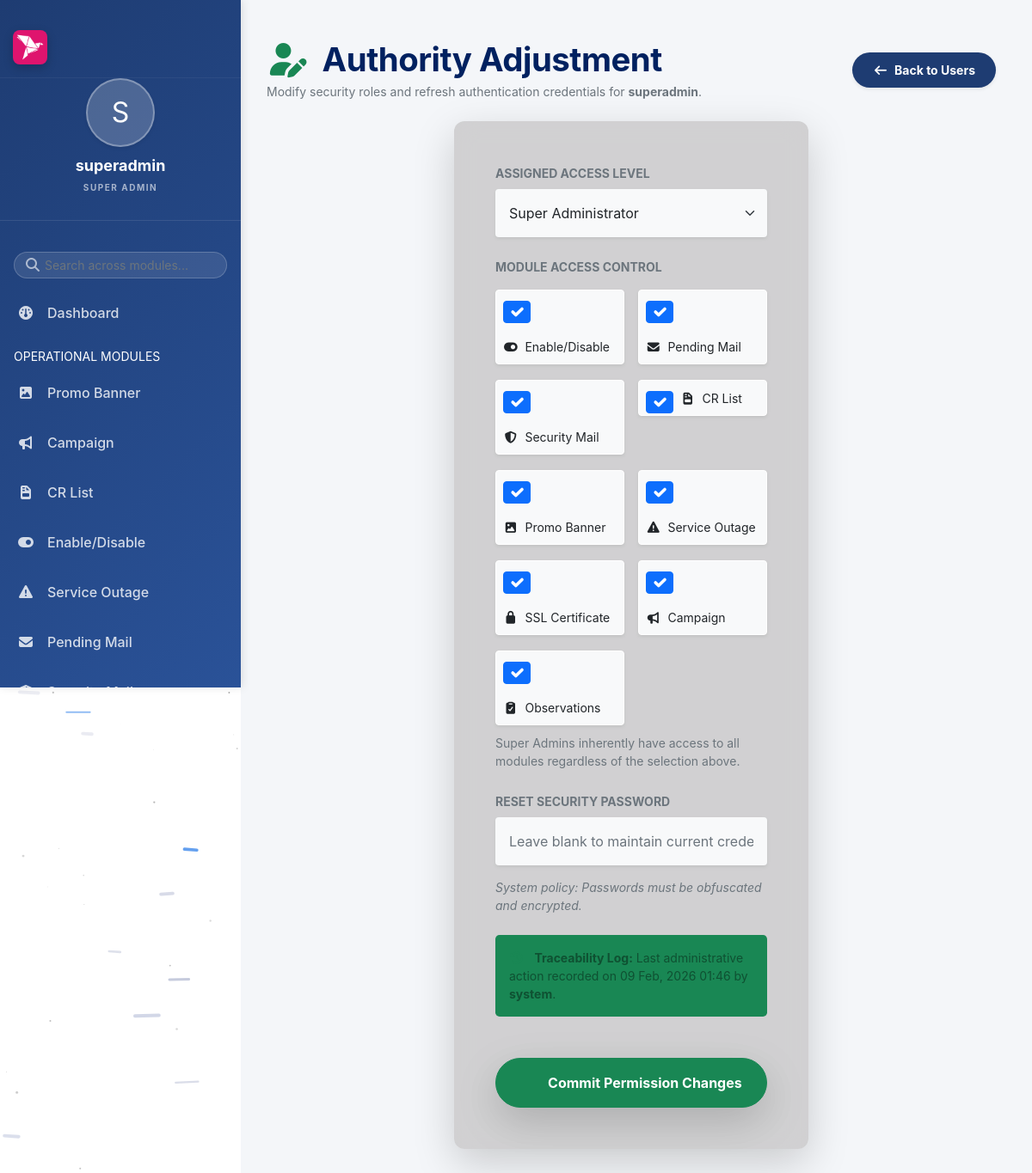
/main/modules/users/edit_user.php?id=1 (signed in), run on the app's committed database.
### tables this page shows
CREATE TABLE `users` (
  `id` int(11) NOT NULL,
  `username` varchar(50) NOT NULL,
  `password` varchar(255) NOT NULL,
  `role` enum('super_admin','admin','l1','l2') NOT NULL,
  `created_at` timestamp NOT NULL DEFAULT current_timestamp(),
  `allowed_modules` text DEFAULT NULL,
  `created_by` varchar(50) DEFAULT 'system',
  `edited_by` varchar(50) DEFAULT NULL,
  `edited_at` timestamp NULL DEFAULT NULL
);

### main/modules/users/edit_user.php (the view, shortened to what this page needs)
<?php
include_once INCLUDES_PATH . '/auth_check.php';
$id = isset($_GET['id']) ? (int)$_GET['id'] : 0;
$stmt_fetch = mysqli_prepare($conn, "SELECT * FROM users WHERE id = ?");
mysqli_stmt_bind_param($stmt_fetch, "i", $id);
mysqli_stmt_execute($stmt_fetch);
$result = mysqli_stmt_get_result($stmt_fetch);
$user = mysqli_fetch_assoc($result);
?>
<!DOCTYPE html>
<html lang="en">
<head>
    <link href="https://cdn.jsdelivr.net/npm/bootstrap@5.0.2/dist/css/bootstrap.min.css" rel="stylesheet">
    <link rel="stylesheet" href="https://cdnjs.cloudflare.com/ajax/libs/font-awesome/7.0.1/css/all.min.css">
    <link rel="stylesheet" href="<?= ASSETS_URL ?>/css/style.css">
</head>
<body>
    <div class="dashboard-container">
        <?php include INCLUDES_PATH . '/sidebar.php'; ?>
        <div class="main-content">
            <div class="container-fluid ps-0 mt-3">
                <div class="d-flex justify-content-between align-items-center mb-4">
                    <div>
                        <h1 class="view-header fw-bold mb-1"><i class="fa-solid fa-user-pen text-success me-2"></i> Authority Adjustment</h1>
                        <p class="text-muted small mb-0">Modify security roles and refresh authentication credentials for <b><?php echo htmlspecialchars($user['username']); ?></b>.</p>
                    </div>
                    <a href="manage.php" class="btn btn-primary btn-sm rounded-pill px-4 shadow-sm fw-bold">
                        <i class="fa-solid fa-arrow-left me-1"></i> Back to Users
                    </a>
                </div>
                <div class="row justify-content-center">
                    <div class="col-md-8 col-lg-6">
                        <div class="glass-card p-5 shadow-lg border-0">
                            <form method="POST">
                                <div class="mb-4">
                                    <label class="form-label small fw-bold text-muted text-uppercase">Assigned Access Level</label>
                                    <select name="role" class="form-select bg-light border-0 shadow-sm p-3">
                                        <option value="super_admin" <?php if ($user['role'] == 'super_admin') echo 'selected'; ?>>Super Administrator</option>
                                    </select>
                                </div>
                                <div class="mb-4">
                                    <label class="form-label small fw-bold text-muted text-uppercase mb-3 d-block">Module Access Control</label>
                                    <div class="row g-3">
                                        <?php
                                        $available_modules = [
                                            'Enable/Disable' => 'fa-toggle-on',
                                            'Pending Mail' => 'fa-envelope',
                                            'Security Mail' => 'fa-shield-halved',
                                            'CR List' => 'fa-file-invoice',
                                            'Promo Banner' => 'fa-image',
                                            'Service Outage' => 'fa-triangle-exclamation',
                                            'SSL Certificate' => 'fa-lock',
                                            'Campaign' => 'fa-bullhorn',
                                            'Observations' => 'fa-clipboard-check'
                                        ];
                                        $current_modules = !empty($user['allowed_modules']) ? explode(',', $user['allowed_modules']) : [];
                                        foreach ($available_modules as $title => $icon): ?>
                                            <div class="col-6">
                                                <div class="form-check p-2 rounded bg-light bg-opacity-50 border border-white border-opacity-20 shadow-sm">
                                                    <input class="form-check-input ms-0 me-2" type="checkbox" name="modules[]" value="<?php echo $title; ?>" id="mod_<?php echo md5($title); ?>" <?php echo in_array($title, $current_modules) ? 'checked' : ''; ?>>
                                                    <label class="form-check-label small fw-medium" style="cursor: pointer;" for="mod_<?php echo md5($title); ?>">
                                                        <i class="fa-solid <?php echo $icon; ?> me-1 opacity-75"></i> <?php echo $title; ?>
                                                    </label>
                                                </div>
                                            </div>
                                        <?php endforeach; ?>
                                    </div>
                                    <small class="text-muted mt-2 d-block">Super Admins inherently have access to all modules regardless of the selection above.</small>
                                </div>
                                <div class="mb-4">
                                    <label class="form-label small fw-bold text-muted text-uppercase">Reset Security Password</label>
                                    <div class="input-group-modern">
                                        <input type="password" name="password" class="form-control bg-light border-0 shadow-sm p-3"
                                            placeholder="Leave blank to maintain current credentials">
                                    </div>
                                    <small class="text-muted italic mt-2 d-block">System policy: Passwords must be obfuscated and encrypted.</small>
                                </div>
                                <div class="alert alert-success border-0 rounded-3 small mb-4 bg-success bg-opacity-5">
                                    <i class="fa-solid fa-clock-rotate-left me-2 text-success"></i> <b>Traceability Log:</b> Last administrative action recorded on <?php echo !empty($user['edited_at']) ? date('d M, Y H:i', strtotime($user['edited_at'])) : date('d M, Y H:i', strtotime($user['created_at'])); ?> by <b><?php echo htmlspecialchars($user['edited_by'] ?? $user['created_by'] ?? 'System'); ?></b>.
                                </div>
                                <div class="d-grid mt-5">
                                    <button type="submit" class="btn btn-success py-3 fw-bold rounded-pill shadow-lg text-white">
                                        <i class="fa-solid fa-shield-check me-2"></i> Commit Permission Changes
                                    </button>
                                </div>
                            </form>
                        </div>
                    </div>
                </div>
            </div>
        </div>
    </div>
</body>
</html>

### main/assets/css/style.css (style rules this page uses)
:root { --primary-blue: #1e3c72; --secondary-blue: #2a5298; --accent-pink: #d12053; --bg-light: #f4f6f9; --bg-dark: #121212; --glass-bg: rgba(255, 255, 255, 0.6); --glass-border: rgba(255, 255, 255, 0.3); --glass-bg-dark: rgba(30, 30, 30, 0.7); --glass-border-dark: rgba(255, 255, 255, 0.1); --text-main: #333; --text-muted: #666; --text-light: #fff; --card-shadow: 0 10px 30px rgba(0, 0, 0, 0.05); --card-shadow-hover: 0 15px 35px rgba(0, 0, 0, 0.1); --border-radius: 12px; --transition: all 0.3s cubic-bezier(0.4, 0, 0.2, 1); --bkash-pink: #df146e; --bkash-dark-pink: #d12053; --bkash-light-pink: #f48fb1; --bkash-shadow: 0 10px 25px -5px rgba(223, 20, 110, 0.3); --sidebar-logo-size: 40px; }
body { background-color: transparent !important; transition: var(--transition); position: relative; min-height: 100vh; font-family: 'Inter', -apple-system, BlinkMacSystemFont, "Segoe UI", Roboto, Helvetica, Arial, sans-serif; }
.glass-card { background: rgba(186, 183, 183, 0.6); backdrop-filter: blur(15px); -webkit-backdrop-filter: blur(15px); border: 1px solid var(--glass-border); border-radius: var(--border-radius); box-shadow: var(--card-shadow); transition: var(--transition); }
a { text-decoration: none; color: #000; }
form input, form select, form textarea { border: 1px solid #ddd; border-radius: var(--border-radius); margin-bottom: 15px; padding: 12px 15px; transition: var(--transition); background: white; }
.italic { font-style: italic; }
.btn-primary { background-color: var(--primary-blue); border: none; padding: 10px 25px; border-radius: 8px; font-weight: 600; }
.dashboard-container { display: flex; min-height: 100vh; width: 100%; }
.main-content { flex: 1; padding: 30px; margin-left: 280px; background-color: #f4f6f9; min-height: 100vh; transition: all 0.4s ease; width: calc(100% - 280px); }
.view-header { color: #002160ff; font-weight: 700; margin-bottom: 0; }
html, body { max-width: 100%; overflow-x: hidden; -webkit-font-smoothing: antialiased; -moz-osx-font-smoothing: grayscale; }
h1.view-header { font-size: clamp(1.6rem, 4vw, 2.4rem) !important; letter-spacing: -0.5px; }

### data on the page
users: username "superadmin", role "Super Administrator", allowed_modules "☑", created_at "09 Feb, 2026 01:46", created_by "system"

### other printed values
substr($user_name, 0, 1) "S"
$user_name "superadmin"
$title "Enable/Disable"
$title "Pending Mail"
$title "Security Mail"
$title "CR List"
$title "Promo Banner"
$title "Service Outage"
$title "SSL Certificate"
$title "Campaign"
$title "Observations"
